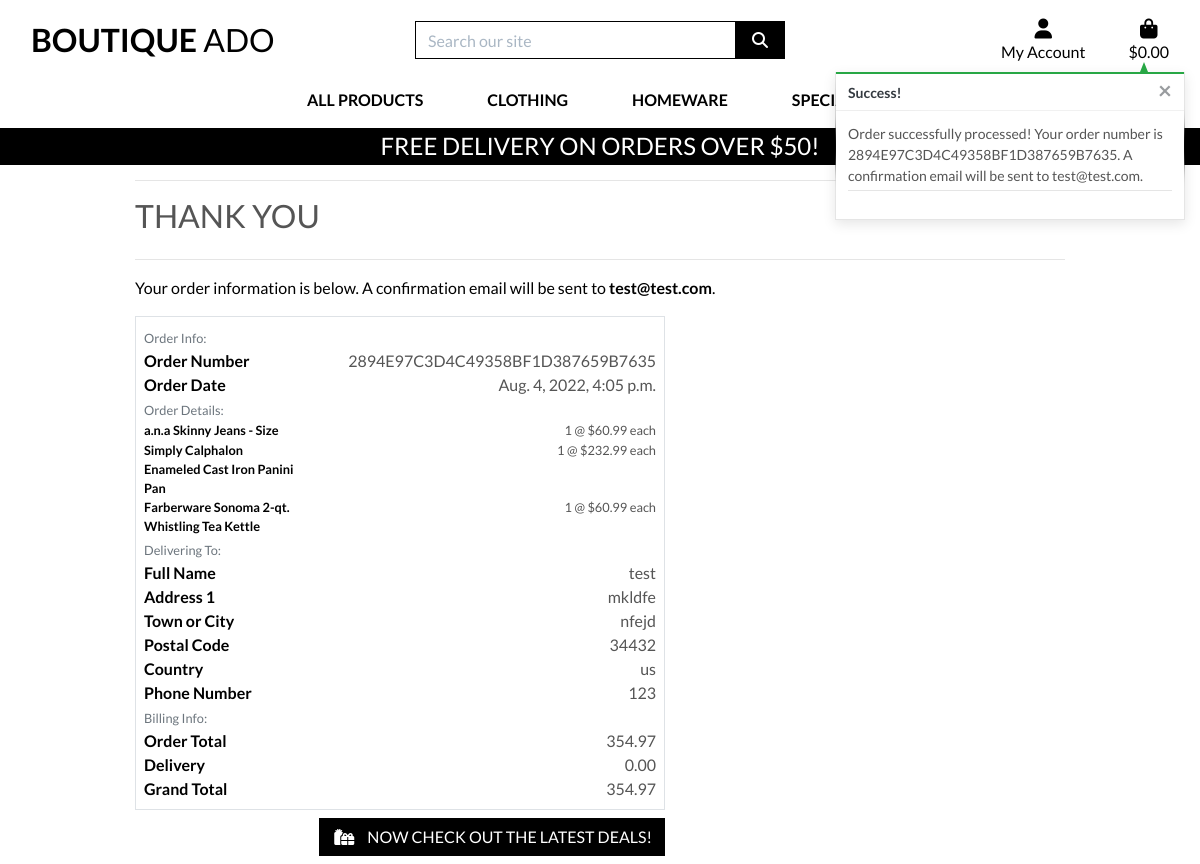
The page /checkout/checkout_success/2894E97C3D4C49358BF1D387659B7635 on the database its author committed.
### checkout/models.py (models this page shows, shortened)
class Order(models.Model):
    order_number = models.CharField(max_length=32, null=False, editable=False)
    user_profile = models.ForeignKey(UserProfile, on_delete=models.SET_NULL,
                                     null=True, blank=True, related_name='orders')
    full_name = models.CharField(max_length=50, null=False, blank=False)
    email = models.EmailField(max_length=254, null=False, blank=False)
    phone_number = models.CharField(max_length=20, null=False, blank=False)
    country = CountryField(blank_label='Country *', null=False, blank=False)
    postcode = models.CharField(max_length=20, null=True, blank=True)
    town_or_city = models.CharField(max_length=40, null=False, blank=False)
    street_address1 = models.CharField(max_length=80, null=False, blank=False)
    street_address2 = models.CharField(max_length=80, null=True, blank=True)
    county = models.CharField(max_length=80, null=True, blank=True)
    date = models.DateTimeField(auto_now_add=True)
    delivery_cost = models.DecimalField(max_digits=6, decimal_places=2, null=False, default=0)
    order_total = models.DecimalField(max_digits=10, decimal_places=2, null=False, default=0)
    grand_total = models.DecimalField(max_digits=10, decimal_places=2, null=False, default=0)
    original_bag = models.TextField(null=False, blank=False, default='')
    stripe_pid = models.CharField(max_length=254, null=False, blank=False, default='')

class OrderLineItem(models.Model):
    order = models.ForeignKey(Order, null=False, blank=False, on_delete=models.CASCADE, related_name='lineitems')
    product = models.ForeignKey(Product, null=False, blank=False, on_delete=models.CASCADE)
    product_size = models.CharField(max_length=2, null=True, blank=True) # XS, S, M, L, XL
    quantity = models.IntegerField(null=False, blank=False, default=0)
    lineitem_total = models.DecimalField(max_digits=6, decimal_places=2, null=False, blank=False, editable=False)

### products/models.py (models this page shows, shortened)
class Product(models.Model):
    category = models.ForeignKey('Category', null=True, blank=True, on_delete=models.SET_NULL)
    sku = models.CharField(max_length=254, null=True, blank=True)
    name = models.CharField(max_length=254)
    description = models.TextField()
    has_sizes = models.BooleanField(default=False, null=True, blank=True)
    price = models.DecimalField(max_digits=6, decimal_places=2)
    rating = models.DecimalField(max_digits=6, decimal_places=2, null=True, blank=True)
    image_url = models.URLField(max_length=1024, null=True, blank=True)
    image = models.ImageField(null=True, blank=True)

### checkout/views.py (the view)
# urls.py: path('checkout_success/<order_number>', views.checkout_success, name='checkout_success'),
def checkout_success(request, order_number):
    save_info = request.session.get('save_info')
    order = get_object_or_404(Order, order_number=order_number)
    messages.success(request, f'Order successfully processed! \
        Your order number is {order_number}. A confirmation \
        email will be sent to {order.email}.')
    if 'bag' in request.session:
        del request.session['bag']
    template = 'checkout/checkout_success.html'
    context = {
        'order': order,
    }
    return render(request, template, context)

### bag/contexts.py (called while the page is built, shortened)
def bag_contents(request):
    bag_items = []
    total = 0
    product_count = 0
    bag = request.session.get('bag', {})
    if total < settings.FREE_DELIVERY_THRESHOLD:
        delivery = total * Decimal(settings.STANDARD_DELIVERY_PERCENTAGE / 100)
        free_delivery_delta = settings.FREE_DELIVERY_THRESHOLD - total
    else:
        delivery = 0
        free_delivery_delta = 0
    grand_total = delivery + total
    context = {
        'bag_items': bag_items,
        'total': total,
        'product_count': product_count,
        'delivery': delivery,
        'free_delivery_delta': free_delivery_delta,
        'free_delivery_threshold': settings.FREE_DELIVERY_THRESHOLD,
        'grand_total': grand_total,
    }
    return context

### checkout/templates/checkout/checkout_success.html (shortened to what this page needs)
{% extends "base.html" %}
{% load static %}
{% block extra_css %}
    <link rel="stylesheet" href="{% static 'checkout/css/checkout.css' %}">
{% endblock %}
{% block page_header %}
    <div class="container header-container">
    </div>
{% endblock %}
{% block content %}
    <div class="overlay"></div>
    <div class="container">
        <div class="row">
            <div class="col">
                <hr>
                <h2 class="logo-font mb-4">Thank You</h2>
                <hr>
                <p class="text-black">Your order information is below. A confirmation email will be sent to <strong>{{ order.email }}</strong>.</p>
            </div>
        </div>
        <div class="row">
            <div class="col-12 col-lg-7">
                <div class="order-confirmation-wrapper p-2 border">
                    <div class="row">
                        <div class="col">
                            <small class="text-muted">Order Info:</small>
                        </div>
                    </div>
                    <div class="row">
                        <div class="col-12 col-md-4">
                            <p class="mb-0 text-black font-weight-bold">Order Number</p>
                        </div>
                        <div class="col-12 col-md-8 text-md-right">
                            <p class="mb-0">{{ order.order_number }}</p>
                        </div>
                    </div>
                    <div class="row">
                        <div class="col-12 col-md-4">
                            <p class="mb-0 text-black font-weight-bold">Order Date</p>
                        </div>
                        <div class="col-12 col-md-8 text-md-right">
                            <p class="mb-0">{{ order.date }}</p>
                        </div>
                    </div>
                    <div class="row">
                        <div class="col">
                            <small class="text-muted">Order Details:</small>
                        </div>
                    </div>
                    {% for item in order.lineitems.all %}
                    <div class="row">
                        <div class="col-12 col-md-4">
                            <p class="small mb-0 text-black font-weight-bold">
                                {{ item.product.name }}{% if item.product_size %} - Size {{ item.product.size|upper }}{% endif %}
                            </p>
                        </div>
                        <div class="col-12 col-md-8 text-md-right">
                            <p class="small mb-0">{{ item.quantity }} @ ${{ item.product.price }} each</p>
                        </div>
                    </div>
                    {% endfor %}
                    <div class="row">
                        <div class="col">
                            <small class="text-muted">Delivering To:</small>
                        </div>
                    </div>
                    <div class="row">
                        <div class="col-12 col-md-4">
                            <p class="mb-0 text-black font-weight-bold">Full Name</p>
                        </div>
                        <div class="col-12 col-md-8 text-md-right">
                            <p class="mb-0">{{ order.full_name }}</p>
                        </div>
                    </div>
                    <div class="row">
                        <div class="col-12 col-md-4">
                            <p class="mb-0 text-black font-weight-bold">Address 1</p>
                        </div>
                        <div class="col-12 col-md-8 text-md-right">
                            <p class="mb-0">{{ order.street_address1 }}</p>
                        </div>
                    </div>
                    <div class="row">
                        <div class="col-12 col-md-4">
                            <p class="mb-0 text-black font-weight-bold">Town or City</p>
                        </div>
                        <div class="col-12 col-md-8 text-md-right">
                            <p class="mb-0">{{ order.town_or_city }}</p>
                        </div>
                    </div>
                    {% if order.postcode %}
                    <div class="row">
                        <div class="col-12 col-md-4">
                            <p class="mb-0 text-black font-weight-bold">Postal Code</p>
                        </div>
                        <div class="col-12 col-md-8 text-md-right">
                            <p class="mb-0">{{ order.postcode }}</p>
                        </div>
                    </div>
                    {% endif %}
                    <div class="row">
                        <div class="col-12 col-md-4">
                            <p class="mb-0 text-black font-weight-bold">Country</p>
                        </div>
                        <div class="col-12 col-md-8 text-md-right">
                            <p class="mb-0">{{ order.country }}</p>
                        </div>
                    </div>
                    <div class="row">
                        <div class="col-12 col-md-4">
                            <p class="mb-0 text-black font-weight-bold">Phone Number</p>
                        </div>
                        <div class="col-12 col-md-8 text-md-right">
                            <p class="mb-0">{{ order.phone_number }}</p>
                        </div>
                    </div>
                    <div class="row">
                        <div class="col">
                            <small class="text-muted">Billing Info:</small>
                        </div>
                    </div>
                    <div class="row">
                        <div class="col-12 col-md-4">
                            <p class="mb-0 text-black font-weight-bold">Order Total</p>
                        </div>
                        <div class="col-12 col-md-8 text-md-right">
                            <p class="mb-0">{{ order.order_total }}</p>
                        </div>
                    </div>
                    <div class="row">
                        <div class="col-12 col-md-4">
                            <p class="mb-0 text-black font-weight-bold">Delivery</p>
                        </div>
                        <div class="col-12 col-md-8 text-md-right">
                            <p class="mb-0">{{ order.delivery_cost }}</p>
                        </div>
                    </div>
                    <div class="row">
                        <div class="col-12 col-md-4">
                            <p class="mb-0 text-black font-weight-bold">Grand Total</p>
                        </div>
                        <div class="col-12 col-md-8 text-md-right">
                            <p class="mb-0">{{ order.grand_total }}</p>
                        </div>
                    </div>
                </div>
            </div>
        </div>
        <div class="row">
			<div class="col-12 col-lg-7 text-right">
				<a href="{% url 'products' %}?category=new_arrivals,deals,clearance" class="btn btn-black rounded-0 my-2">
					<span class="icon mr-2">
						<i class="fas fa-gifts"></i>
					</span>
					<span class="text-uppercase">Now check out the latest deals!</span>
				</a>
			</div>
		</div>
    </div>
{% endblock %}

### static/css/base.css (style rules this page uses)
html { height: 100%; }
body { background: url('/media/homepage_background_cropped.jpg') no-repeat center center fixed; background-size: cover; height: calc(100vh - 164px); color: #555; font-family: 'Lato'; }
.icon { align-items: center; display: inline-flex; justify-content: center; height: 1.5rem; width: 1.5rem; }
.logo-font { text-transform: uppercase; }
.btn-black { background: black; color: white; }
.text-black { color: #000 !important; }
.overlay { height: 100%; width: 100%; top: 0; left: 0; position: fixed; background: white; z-index: -1; }
@media (min-width: 1200px) { .container { max-width: 80%; } }
@media (min-width: 992px) { .header-container { padding-top: 164px; } }

### rows shown on the page
Order: email "test@test.com", order_number "2894E97C3D4C49358BF1D387659B7635", date "Aug. 4, 2022, 4:05 p.m.", full_name "test", street_address1 "mkldfe", town_or_city "nfejd", postcode "34432", country "us", phone_number "123", order_total "354.97", delivery_cost "0.00", grand_total "354.97"
OrderLineItem: product.name "a.n.a Skinny Jeans", quantity "1", product.price "60.99"
OrderLineItem: product.name "Simply Calphalon Enameled Cast Iron Panini Pan", quantity "1", product.price "232.99"
OrderLineItem: product.name "Farberware Sonoma 2-qt. Whistling Tea Kettle", quantity "1", product.price "60.99"

### other values the page prints
{{ free_delivery_threshold }} "50"
{{ message }} "Order successfully processed! Your order number is 2894E97C3D4C49358BF1D387659B7635. A confirmation email will be sent to test@test.com."
